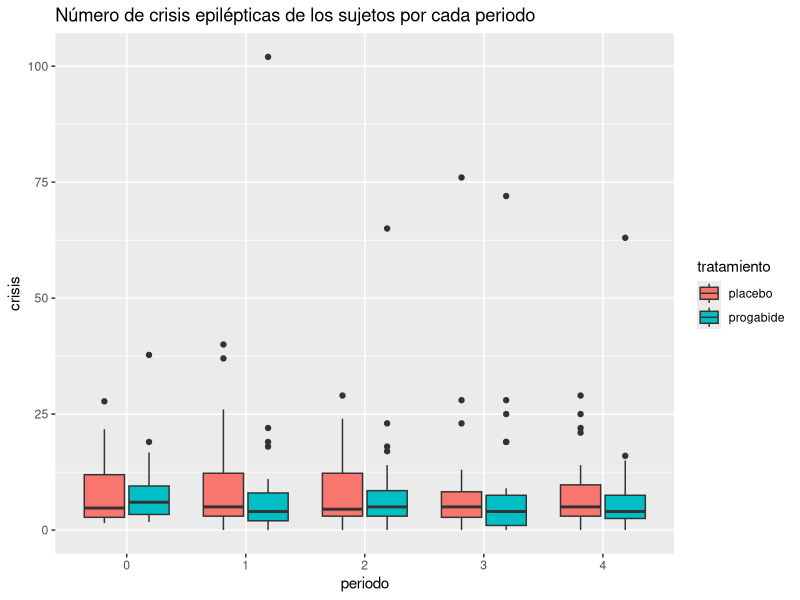
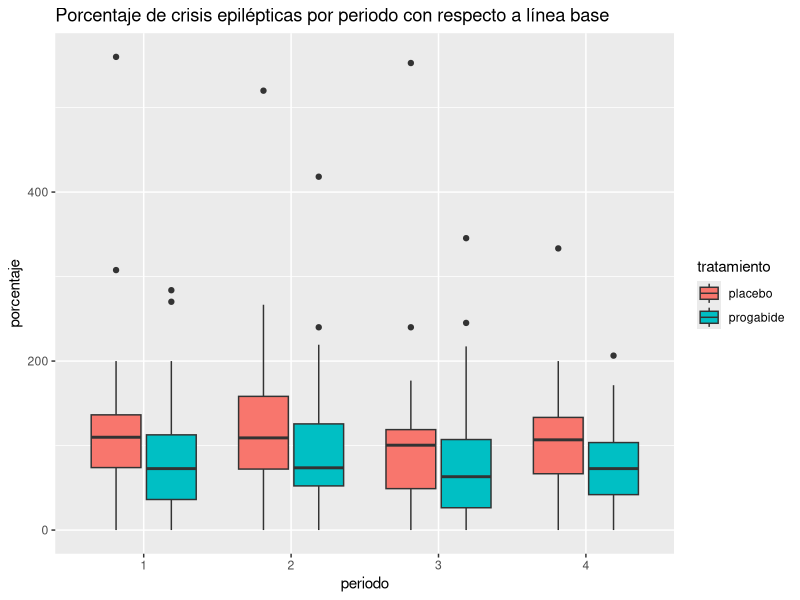

Recreate these plots in R, in order. (Note: this script raises an error after producing the figures.)
## ---- chunk 1
#Librerias
library(pwr)
library(ggplot2)
library(dplyr)
library(fitdistrplus)
library(modeest)
## ---- chunk 2
##Linea Base

# obtenemos toda la base de datos de epilepsia
data_cruda<-MASS::epil
data_cruda<- data_cruda %>% distinct
data_cruda
# Quitar los outliers

#buscamos donde estan los outliers, sujetos 49 y 25
data_cruda
which(data_cruda$subject == 25)

#borramos las filas correspondientes y asignamos nuevo nombre

data_cruda_out <- data_cruda[-c(97, 98, 99, 100, 193, 194, 195, 196),]
data_cruda_out

# data cocinada (línea base/4)
Data_cocinada <- data.frame(data_cruda$subject, data_cruda$base /4, data_cruda$y, data_cruda$period, data_cruda$trt)
#cambiando nombres
colnames(Data_cocinada)
names(Data_cocinada)[names(Data_cocinada) == "data_cruda.subject"] <- "sujeto"
names(Data_cocinada)[names(Data_cocinada) == "data_cruda.base.4"] <- "base"
names(Data_cocinada)[names(Data_cocinada) == "data_cruda.y"] <- "crisis"
names(Data_cocinada)[names(Data_cocinada) == "data_cruda.period"] <- "periodo"
names(Data_cocinada)[names(Data_cocinada) == "data_cruda.trt"] <- "tratamiento"
Data_cocinada
# data sin linea base
Data_condimentada <- data.frame(Data_cocinada$sujeto, Data_cocinada$crisis, Data_cocinada$periodo, Data_cocinada$tratamiento)
names(Data_condimentada)[names(Data_condimentada) == "Data_cocinada.sujeto"] <- "sujeto"
names(Data_condimentada)[names(Data_condimentada) == "Data_cocinada.crisis"] <- "crisis"
names(Data_condimentada)[names(Data_condimentada) == "Data_cocinada.periodo"] <- "periodo"
names(Data_condimentada)[names(Data_condimentada) == "Data_cocinada.tratamiento"] <- "tratamiento"
colnames(Data_condimentada)
# Poniendo la línea base como periodo 0
period0 <- data.frame(sujeto= Data_cocinada$sujeto, crisis= Data_cocinada$base, periodo = 0, tratamiento = Data_cocinada$tratamiento)

period0$periodo <- as.factor(period0$periodo)
period0_ND <- period0 %>% distinct

Data_condimentada <- rbind(Data_condimentada, period0_ND)

Data_condimentada
Data_condimentada <- Data_condimentada[with(Data_condimentada, order(Data_condimentada$sujeto)), ]
#Con este data.frame ya podemos hacer nuestras pruebas de hipotesis.
## ---- chunk 3
# Añadiendo el porcetaje de diferencia
Porcentaje.diferencia <- (Data_cocinada$crisis / Data_cocinada$base)*100
Porcentaje.df <- cbind(Data_cocinada, Porcentaje.diferencia)
names(Porcentaje.df)[names(Porcentaje.df) == "Porcentaje.diferencia"] <- "porcentaje"
names(Porcentaje.df)[names(Porcentaje.df) == "data_cruda.trt"] <- "tratamiento"
Porcentaje.df$periodo <- as.factor(Porcentaje.df$periodo)
## ---- chunk 4
boxplots_cruda <- ggplot(Data_condimentada, aes(x= periodo, y= crisis, fill= tratamiento)) +
  geom_boxplot() +
  ggtitle("Número de crisis epilépticas de los sujetos por cada periodo")
boxplots_cruda

boxplots_porcentaje <- ggplot(Porcentaje.df, aes(x= periodo, y= porcentaje, fill= tratamiento)) +
  geom_boxplot() +
ggtitle("Porcentaje de crisis epilépticas por periodo con respecto a línea base")
boxplots_porcentaje
## ---- chunk 5
# U de Mann-Withney = wilcox.test(paired=FALSE)

Data_wilcoxon <- Data_condimentada
Data_wilcoxon$Vector1<-paste0(Data_wilcoxon$tratamiento, Data_wilcoxon$periodo)

Data_wilcoxon$Vector1 <- as.factor(Data_wilcoxon$Vector1)
w0 <- wilcox.test(Data_wilcoxon$crisis[Data_wilcoxon$Vector1 == "placebo0"], Data_wilcoxon$crisis[Data_wilcoxon$Vector1 == "progabide0"], paired = FALSE, alternative = "greater")
w0$p.value

w1 <- wilcox.test(Data_wilcoxon$crisis[Data_wilcoxon$Vector1 == "placebo1"], Data_wilcoxon$crisis[Data_wilcoxon$Vector1 == "progabide1"], paired = FALSE, alternative = "greater")

w2 <- wilcox.test(Data_wilcoxon$crisis[Data_wilcoxon$Vector1 == "placebo2"], Data_wilcoxon$crisis[Data_wilcoxon$Vector1 == "progabide2"], paired = FALSE, alternative = "greater")

w3 <- wilcox.test(Data_wilcoxon$crisis[Data_wilcoxon$Vector1 == "placebo3"], Data_wilcoxon$crisis[Data_wilcoxon$Vector1 == "progabide3"], paired = FALSE, alternative = "greater")

w4 <- wilcox.test(Data_wilcoxon$crisis[Data_wilcoxon$Vector1 == "placebo4"], Data_wilcoxon$crisis[Data_wilcoxon$Vector1 == "progabide4"], paired = FALSE, alternative = "greater")

w_p_values <- data.frame(w0$p.value,w1$p.value,w2$p.value,w3$p.value,w4$p.value)

w_p_values

write.csv(w_p_values,"C:/Users/luisf/U_de_Mann_Withney.csv", row.names = FALSE)
## ---- chunk 6
Data_placebo <- Data_wilcoxon %>% filter(tratamiento=="placebo")
f1 <- friedman.test(Data_placebo$crisis,Data_placebo$periodo,Data_placebo$sujeto)

Data_progabide <- Data_wilcoxon %>% filter(tratamiento=="progabide")
f2 <- friedman.test(Data_progabide$crisis,Data_progabide$periodo,Data_progabide$sujeto)

friedman_results <- data.frame(f1$p.value,f2$p.value)
friedman_results
write.csv(friedman_results,"C:/Users/luisf/Friedman.csv", row.names = FALSE)
## ---- chunk 7
a <- wilcox.test(Data_wilcoxon$crisis[Data_wilcoxon$Vector1 == "progabide0"], Data_wilcoxon$crisis[Data_wilcoxon$Vector1 == "progabide1"], paired = TRUE, alternative = "greater")

b <- wilcox.test(Data_wilcoxon$crisis[Data_wilcoxon$Vector1 == "progabide0"], Data_wilcoxon$crisis[Data_wilcoxon$Vector1 == "progabide2"], paired = TRUE, alternative = "greater")

c <- wilcox.test(Data_wilcoxon$crisis[Data_wilcoxon$Vector1 == "progabide0"], Data_wilcoxon$crisis[Data_wilcoxon$Vector1 == "progabide3"], paired = TRUE, alternative = "greater")

d <- wilcox.test(Data_wilcoxon$crisis[Data_wilcoxon$Vector1 == "progabide0"], Data_wilcoxon$crisis[Data_wilcoxon$Vector1 == "progabide4"], paired = TRUE, alternative = "greater")

e <- wilcox.test(Data_wilcoxon$crisis[Data_wilcoxon$Vector1 == "progabide1"], Data_wilcoxon$crisis[Data_wilcoxon$Vector1 == "progabide4"], paired = TRUE, alternative = "greater")

f <- wilcox.test(Data_wilcoxon$crisis[Data_wilcoxon$Vector1 == "progabide1"], Data_wilcoxon$crisis[Data_wilcoxon$Vector1 == "progabide2"], paired = TRUE, alternative = "greater")

g <- wilcox.test(Data_wilcoxon$crisis[Data_wilcoxon$Vector1 == "progabide1"], Data_wilcoxon$crisis[Data_wilcoxon$Vector1 == "progabide3"], paired = TRUE, alternative = "greater")

h <- wilcox.test(Data_wilcoxon$crisis[Data_wilcoxon$Vector1 == "progabide2"], Data_wilcoxon$crisis[Data_wilcoxon$Vector1 == "progabide4"], paired = TRUE, alternative = "greater")

i <- wilcox.test(Data_wilcoxon$crisis[Data_wilcoxon$Vector1 == "progabide2"], Data_wilcoxon$crisis[Data_wilcoxon$Vector1 == "progabide3"], paired = TRUE, alternative = "greater")

j <- wilcox.test(Data_wilcoxon$crisis[Data_wilcoxon$Vector1 == "progabide3"], Data_wilcoxon$crisis[Data_wilcoxon$Vector1 == "progabide4"], paired = TRUE, alternative = "greater")


p_values <- c(a$p.value,b$p.value,c$p.value,d$p.value,e$p.value,f$p.value,g$p.value,h$p.value,i$p.value,j$p.value)
p_values

p_ajustada <- c(p.adjust(p_values, method ="bonferroni"))
p_ajustada

p <- data.frame(p_values,p_ajustada)
p
write.csv(p,"C:/Users/luisf/Posthoc.csv", row.names = FALSE)
## ---- chunk 8
Data_progabide
Data_progabide$Vector1 <- as.factor(Data_progabide$Vector1)
pairwise.wilcox.test(x=Data_progabide$crisis, g=Data_progabide$Vector1,alternative="greater",paired=T,p.adjust.method="bonferroni")
## ---- chunk 9
sujetos_placebo1 <- subset(sujetos_placebo, period == "1")
control1 <- data.frame(sujetos_placebo1$y,sujetos_placebo1$age,sujetos_placebo1$subject)
control1 <- rename(control1 %>% distinct, crisis1 = "sujetos_placebo1.y" , edad="sujetos_placebo1.age",sujeto= "sujetos_placebo1.subject")

sujetos_placebo2 <- subset(sujetos_placebo, period == "2")
control2 <- data.frame(sujetos_placebo2$y,sujetos_placebo2$age,sujetos_placebo2$subject)
control2 <- rename(control2 %>% distinct, crisis2 = "sujetos_placebo2.y" , edad="sujetos_placebo2.age",sujeto= "sujetos_placebo2.subject")

sujetos_placebo3 <- subset(sujetos_placebo, period == "3")
control3 <- data.frame(sujetos_placebo3$y,sujetos_placebo3$age,sujetos_placebo3$subject)
control3 <- rename(control3 %>% distinct, crisis3 = "sujetos_placebo3.y" , edad="sujetos_placebo3.age",sujeto= "sujetos_placebo3.subject")

sujetos_placebo4 <- subset(sujetos_placebo, period == "4")
control4 <- data.frame(sujetos_placebo4$y,sujetos_placebo4$age,sujetos_placebo4$subject)
control4 <- rename(control4 %>% distinct, crisis4 = "sujetos_placebo4.y" , edad="sujetos_placebo4.age",sujeto= "sujetos_placebo4.subject")

controles <- data.frame(control0,control1,control2,control3,control4)
## ---- chunk 10
length(sujetos_placebo$subject) # 28 pacientes
length(sujetos_progabide$subject) # 31 pacientes
## ---- chunk 11
#install.packages("modeest")
sujetos_placebo <- data_cruda %>% filter(trt=="placebo") %>% dplyr::select(y,subject,period)
sujetos_progabide <- data_cruda %>% filter(trt=="progabide") %>% dplyr::select(y,subject,period)
data_descriptiva_edad <- data_cruda %>% dplyr::select(age,subject)
data_descriptiva_edad <- data_descriptiva_edad %>% distinct
## ---- chunk 12
media <- mean(data_descriptiva_edad$age)
media
mediana <- median(data_descriptiva_edad$age)
mediana
moda <- mfv(data_descriptiva_edad$age)
moda
sd <- sd(data_descriptiva_edad$age)
sd
var <- var(data_descriptiva_edad$age)
var
q <- quantile(data_descriptiva_edad$age)
q
iqr <- IQR(data_descriptiva_edad$age)
iqr
cv <- sd/media
cv
ran <- range(data_descriptiva_edad$age)
ran
edad_descriptiva <- c(media,mediana,moda,sd,var,q,iqr,cv,ran)
write.csv(edad_descriptiva,"C:/Users/luisf/EstaDescriptiva_edad.csv", row.names = FALSE)
## ---- chunk 13
media <- mean(sujetos_placebo$y)
media
mediana <- median(sujetos_placebo$y)
mediana
moda <- mfv(sujetos_placebo$y)
moda
sd <- sd(sujetos_placebo$y)
sd
var <- var(sujetos_placebo$y)
var
q <- quantile(sujetos_placebo$y)
q
iqr <- IQR(sujetos_placebo$y)
iqr
cv <- sd/media
cv
ran <- range(sujetos_placebo$y)
ran
## ---- chunk 14
placebo_periodo0 <- sujetos_placebo %>% filter(period=="0")
media <- mean(placebo_periodo0$y)
media
mediana <- median(placebo_periodo0$y)
mediana
moda <- mfv(placebo_periodo0$y)
moda
sd <- sd(placebo_periodo0$y)
sd
var <- var(placebo_periodo0$y)
var
q <- quantile(placebo_periodo0$y)
q
iqr <- IQR(placebo_periodo0$y)
iqr
cv <- sd/media
cv
ran <- range(placebo_periodo0$y)
ran
## ---- chunk 15
placebo_periodo1 <- sujetos_placebo %>% filter(period=="1")
media <- mean(placebo_periodo1$y)
media
mediana <- median(placebo_periodo1$y)
mediana
moda <- mfv(placebo_periodo1$y)
moda
sd <- sd(placebo_periodo1$y)
sd
var <- var(placebo_periodo1$y)
var
q <- quantile(placebo_periodo1$y)
q
iqr <- IQR(placebo_periodo1$y)
iqr
cv <- sd/media
cv
ran <- range(placebo_periodo1$y)
ran
## ---- chunk 16
placebo_periodo2 <- sujetos_placebo %>% filter(period=="2")
media <- mean(placebo_periodo2$y)
media
mediana <- median(placebo_periodo2$y)
mediana
moda <- mfv(placebo_periodo2$y)
moda
sd <- sd(placebo_periodo2$y)
sd
var <- var(placebo_periodo2$y)
var
q <- quantile(placebo_periodo2$y)
q
iqr <- IQR(placebo_periodo2$y)
iqr
cv <- sd/media
cv
ran <- range(placebo_periodo2$y)
ran
## ---- chunk 17
placebo_periodo3 <- sujetos_placebo %>% filter(period=="3")
media <- mean(placebo_periodo3$y)
media
mediana <- median(placebo_periodo3$y)
mediana
moda <- mfv(placebo_periodo3$y)
moda
sd <- sd(placebo_periodo3$y)
sd
var <- var(placebo_periodo3$y)
var
q <- quantile(placebo_periodo3$y)
q
iqr <- IQR(placebo_periodo3$y)
iqr
cv <- sd/media
cv
ran <- range(placebo_periodo3$y)
ran
## ---- chunk 18
placebo_periodo4 <- sujetos_placebo %>% filter(period=="4")
media <- mean(placebo_periodo4$y)
media
mediana <- median(placebo_periodo4$y)
mediana
moda <- mfv(placebo_periodo4$y)
moda
sd <- sd(placebo_periodo4$y)
sd
var <- var(placebo_periodo4$y)
var
q <- quantile(placebo_periodo4$y)
q
iqr <- IQR(placebo_periodo4$y)
iqr
cv <- sd/media
cv
ran <- range(placebo_periodo4$y)
ran
## ---- chunk 19
media <- mean(sujetos_progabide$y)
media
mediana <- median(sujetos_progabide$y)
mediana
moda <- mfv(sujetos_progabide$y)
moda
sd <- sd(sujetos_progabide$y)
sd
var <- var(sujetos_progabide$y)
var
q <- quantile(sujetos_progabide$y)
q
iqr <- IQR(sujetos_progabide$y)
iqr
cv <- sd/media
cv
ran <- range(sujetos_progabide$y)
ran
## ---- chunk 20
progabide_periodo0 <- sujetos_progabide %>% filter(period=="0")
media <- mean(progabide_periodo0$y)
media
mediana <- median(progabide_periodo0$y)
mediana
moda <- mfv(progabide_periodo0$y)
moda
sd <- sd(progabide_periodo0$y)
sd
var <- var(progabide_periodo0$y)
var
q <- quantile(progabide_periodo0$y)
q
iqr <- IQR(progabide_periodo0$y)
iqr
cv <- sd/media
cv
ran <- range(progabide_periodo0$y)
ran
## ---- chunk 21
progabide_periodo1 <- sujetos_progabide %>% filter(period=="1")
media <- mean(progabide_periodo1$y)
media
mediana <- median(progabide_periodo1$y)
mediana
moda <- mfv(progabide_periodo1$y)
moda
sd <- sd(progabide_periodo1$y)
sd
var <- var(progabide_periodo1$y)
var
q <- quantile(progabide_periodo1$y)
q
iqr <- IQR(progabide_periodo1$y)
iqr
cv <- sd/media
cv
ran <- range(progabide_periodo1$y)
ran
## ---- chunk 22
progabide_periodo2 <- sujetos_progabide %>% filter(period=="2")
media <- mean(progabide_periodo2$y)
media
mediana <- median(progabide_periodo2$y)
mediana
moda <- mfv(progabide_periodo2$y)
moda
sd <- sd(progabide_periodo2$y)
sd
var <- var(progabide_periodo2$y)
var
q <- quantile(progabide_periodo2$y)
q
iqr <- IQR(progabide_periodo2$y)
iqr
cv <- sd/media
cv
ran <- range(progabide_periodo2$y)
ran
## ---- chunk 23
progabide_periodo3 <- sujetos_progabide %>% filter(period=="3")
media <- mean(progabide_periodo3$y)
media
mediana <- median(progabide_periodo3$y)
mediana
moda <- mfv(progabide_periodo3$y)
moda
sd <- sd(progabide_periodo3$y)
sd
var <- var(progabide_periodo3$y)
var
q <- quantile(progabide_periodo3$y)
q
iqr <- IQR(progabide_periodo3$y)
iqr
cv <- sd/media
cv
ran <- range(progabide_periodo3$y)
ran
## ---- chunk 24
progabide_periodo4 <- sujetos_progabide %>% filter(period=="4")
media <- mean(progabide_periodo4$y)
media
mediana <- median(progabide_periodo4$y)
mediana
moda <- mfv(progabide_periodo4$y)
moda
sd <- sd(progabide_periodo4$y)
sd
var <- var(progabide_periodo4$y)
var
q <- quantile(progabide_periodo4$y)
q
iqr <- IQR(progabide_periodo4$y)
iqr
cv <- sd/media
cv
ran <- range(progabide_periodo4$y)
ran
## ---- chunk 25
media <- mean(sujetos_progabide$y)
media
mediana <- median(sujetos_progabide$y)
mediana
moda <- mfv(sujetos_progabide$y)
moda
sd <- sd(sujetos_progabide$y)
sd
var <- var(sujetos_progabide$y)
var
q <- quantile(sujetos_progabide$y)
q
iqr <- IQR(sujetos_progabide$y)
iqr
cv <- sd/media
cv
ran <- range(sujetos_progabide$y)
ran
## ---- chunk 26

## Control 1
shapiro.test(control1$crisis1)# se rechaza hipótesis nula, no es normal la distribución 
hist(control1$crisis1)
library(fitdistrplus)
descdist(control1$crisis1) # se ve que también es beta
qqnorm(control1$base)
qqline(control1$base, col="purple", lw=2) #se ve que no es normal

## Control 2
shapiro.test(control2$crisis2) # se rechaza hipótesis nula, no es normal la distribución 
hist(control2$crisis2)
library(fitdistrplus)
descdist(control2$crisis2)# se ve que también es beta

## Control 3
shapiro.test(control3$crisis3) # se rechaza hipótesis nula, no es normal la distribución 
hist(control3$crisis3)
library(fitdistrplus)
descdist(control3$crisis3)# se ve que también es beta

## Control 4
shapiro.test(control4$crisis4) # se rechaza hipótesis nula, no es normal la distribución 
hist(control4$crisis4)
library(fitdistrplus)
descdist(control4$crisis4)# se ve que también es beta
## ---- chunk 27

sujetos.control <- data.frame(sujetos_placebo$subject, sujetos_placebo$y, sujetos_placebo$period)

names(sujetos.control)[names(sujetos.control) == "sujetos_placebo.y"] <- "crisis"
names(sujetos.control)[names(sujetos.control) == "sujetos_placebo.period"] <- "periodo"
names(sujetos.control)[names(sujetos.control) == "sujetos_placebo.subject"] <- "sujetos"

p0.c <- data.frame(sujetos = sujetos_placebo$subject, crisis= sujetos_placebo$base, periodo = 0 )

sujetos.control <- rbind(sujetos.control, p0.c)
sujetos.control$periodo <- as.factor(sujetos.control$periodo)
sujetos.control$sujetos <- as.factor(sujetos.control$sujetos)

indcontrol <- ggplot(sujetos.control, aes(x = periodo, y = crisis, color = sujetos, group = sujetos)) + geom_point() + geom_line()+
  labs(title = "Crisis de cada paciente del grupo control con respecto al tiempo", x = "periodo", y = "crisis") + theme(plot.title = element_text(size = 16, color = "#64BBCC", face = "italic", "bold", family ="serif"), text = element_text(size = 9), legend.title = element_text(size = 9), legend.text = element_text(size = 9))
indcontrol

## ---- chunk 28
sujetos <- sujetos_progabide$subject
sujetos.df <- data.frame(sujetos, sujetos_progabide$y, sujetos_progabide$period)

names(sujetos.df)[names(sujetos.df) == "sujetos_progabide.y"] <- "crisis"
names(sujetos.df)[names(sujetos.df) == "sujetos_progabide.period"] <- "periodo"

periodo0 <- data.frame(sujetos = sujetos_progabide$subject, crisis= sujetos_progabide$base, periodo = 0 )

sujetos.df <- rbind(sujetos.df, periodo0)
sujetos.df$periodo <- as.factor(sujetos.df$periodo)
sujetos.df$sujetos <- as.factor(sujetos.df$sujetos)

individual <- ggplot(sujetos.df, aes(x = periodo, y = crisis, color = sujetos, group = sujetos)) + geom_point() + geom_line() +
  labs(title = "Crisis de cada paciente del grupo experimental con respecto al tiempo", x = "periodo", y = "crisis") + theme(plot.title = element_text(size = 16, color = "#D3B7ED", face = "italic", "bold", family ="serif"), text = element_text(size = 9), legend.title = element_text(size = 9), legend.text = element_text(size = 9))
individual

## ---- chunk 29
boxplotsc.df <- data.frame(sujetos_placebo$y, sujetos_placebo$period)
colnames(boxplotsc.df)

names(boxplotsc.df)[names(boxplotsc.df) == "sujetos_placebo.y"] <- "crisis"
names(boxplotsc.df)[names(boxplotsc.df) == "sujetos_placebo.period"] <- "periodo"

p0 <- data.frame(crisis= sujetos_placebo$base / 4, periodo = 0)

boxplotsc.df <- rbind(boxplotsc.df, p0)
boxplotsc.df$periodo <- as.factor(boxplotsc.df$periodo)

bpcontrol <- ggplot(boxplotsc.df, aes(x= periodo, y= crisis, color=periodo)) +
  geom_boxplot()
bpcontrol
